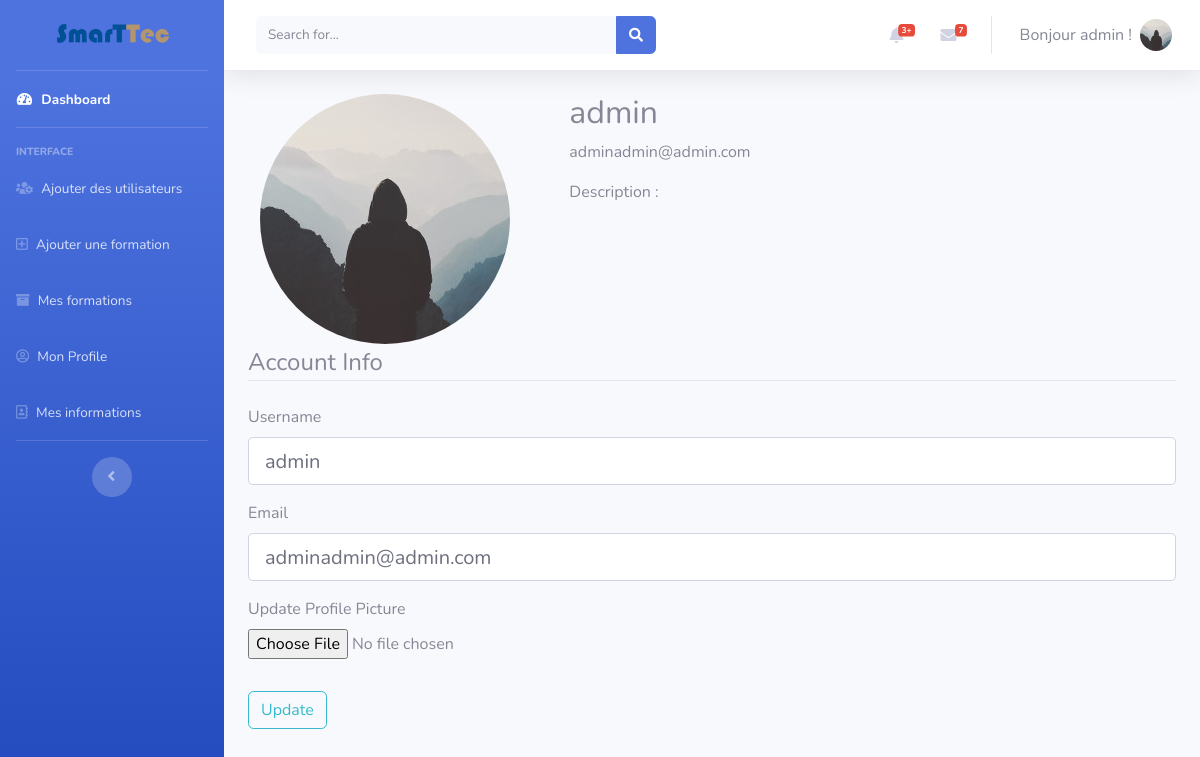
Page /account (signed in) on the committed database.
### flaskblog/models.py (models this page shows, shortened)
class User(db.Model, UserMixin):
    id = db.Column(db.Integer, primary_key=True)
    username = db.Column(db.String(20), unique=True, nullable=False)
    email = db.Column(db.String(120), unique=True, nullable=False)
    image_file = db.Column(db.String(20), nullable=False,
                           default='default.jpg')
    password = db.Column(db.String(60), nullable=False)
    acc_rights = db.Column(db.Integer, default=2)
    posts = db.relationship('Post', backref='author', lazy=True)
    subscriptions = db.relationship(
        'Subscription', backref='subscribed', lazy=True)

### flaskblog/users/routes.py (the view)
@ users.route("/account", methods=['GET', 'POST'])
@ login_required
def account():
    form = UpdateAccountForm()
    if form.validate_on_submit():
        if form.picture.data:
            picture_file = save_picture(form.picture.data)
            current_user.image_file = picture_file
        current_user.username = form.username.data
        current_user.email = form.email.data
        db.session.commit()
        flash('Your account has been updated!', 'success')
        return redirect(url_for('users.account'))
    elif request.method == 'GET':
        form.username.data = current_user.username
        form.email.data = current_user.email
    image_file = url_for(
        'static', filename='profile_pics/' + current_user.image_file)
    return render_template('account.html', title='Account',
                           image_file=image_file, form=form)

### flaskblog/users/forms.py (shortened to what this page needs)
class UpdateAccountForm(FlaskForm):
    username = StringField('Username',
                           validators=[DataRequired(), Length(max=20)])
    email = StringField('Email',
                        validators=[DataRequired(), Email()])
    picture = FileField('Update Profile Picture', validators=[
                        FileAllowed(['jpg', 'png'])])
    submit = SubmitField('Update')
    password = PasswordField('New Password')
    this_user = HiddenField('this_user')

### flaskblog/models.py (called while the page is built)
@login_manager.user_loader
def load_user(user_id):
    return User.query.get(int(user_id))

### flaskblog/templates/startbootstrap-sb-admin-2-gh-pages/account.html (shortened to what this page needs)
{% extends "base.html" %}
{% block content %}
<div id="wrapper">
    {% include 'Sidebar.html' %}
    <div id="content-wrapper" class="d-flex flex-column">
        <div id="content">
            {% include 'Topbar.html' %}
            <div class="container-fluid">
                <div class="content-section">
                    <div class="media">
                        <div class="col-4">
                            <img class="rounded-circle account-img" src="{{image_file }}">
                        </div>
                        <div class="media-body center col-8">
                            <h2 class="account-heading">{{ current_user.username }}</h2>
                            <p class="text-secondary">{{ current_user.email }}</p>
                            <p>Description : <br/></p>
                        </div>
                    </div>
                    <form method="POST" action="" enctype="multipart/form-data">
                        <fieldset class="form-group">
                            <legend class="border-bottom mb-4">Account Info</legend>
                            <div class="form-group">
                                {{ form.username.label(class="form-control-label") }}
                                {% if form.username.errors %}
                                    {{ form.username(class="form-control form-control-lg is-invalid") }}
                                    <div class="invalid-feedback">
                                        {% for error in form.username.errors %}
                                            <span>{{ error }}</span>
                                        {% endfor %}
                                    </div>
                                {% else %}
                                    {{ form.username(class="form-control form-control-lg") }}
                                {% endif %}
                            </div>
                            <div class="form-group">
                                {{ form.email.label(class="form-control-label") }}
                                {% if form.email.errors %}
                                    {{ form.email(class="form-control form-control-lg is-invalid") }}
                                    <div class="invalid-feedback">
                                        {% for error in form.email.errors %}
                                            <span>{{ error }}</span>
                                        {% endfor %}
                                    </div>
                                {% else %}
                                    {{ form.email(class="form-control form-control-lg") }}
                                {% endif %}
                            </div>
                            <div class="form-group">
                                {{ form.picture.label() }}
                                {{ form.picture(class="form-control-file") }}
                            </div>
                        </fieldset>
                        <div class="form-group">
                            {{ form.submit(class="btn btn-outline-info") }}
                        </div>
                    </form>
                </div>
            </div>
        </div>
    </div>
</div>
{% endblock %}

### flaskblog/templates/startbootstrap-sb-admin-2-gh-pages/Topbar.html (shortened to what this page needs)
<nav
  class="navbar navbar-expand navbar-light bg-white topbar mb-4 static-top shadow"
>
  <form
    class="d-none d-sm-inline-block form-inline mr-auto ml-md-3 my-2 my-md-0 mw-100 navbar-search"
  >
    <div class="input-group">
      <input
        type="text"
        class="form-control bg-light border-0 small"
        placeholder="Search for..."
        aria-label="Search"
        aria-describedby="basic-addon2"
      />
      <div class="input-group-append">
        <button class="btn btn-primary" type="button">
          <i class="fas fa-search fa-sm"></i>
        </button>
      </div>
    </div>
  </form>
  <ul class="navbar-nav ml-auto">
    {% if current_user.username %}
    <li class="nav-item dropdown no-arrow mx-1">
      <a
        class="nav-link dropdown-toggle"
        href="#"
        id="alertsDropdown"
        role="button"
        data-toggle="dropdown"
        aria-haspopup="true"
        aria-expanded="false"
      >
        <i class="fas fa-bell fa-fw"></i>
        <span class="badge badge-danger badge-counter">3+</span>
      </a>
    </li>
    <li class="nav-item dropdown no-arrow mx-1">
      <a
        class="nav-link dropdown-toggle"
        href="#"
        id="messagesDropdown"
        role="button"
        data-toggle="dropdown"
        aria-haspopup="true"
        aria-expanded="false"
      >
        <i class="fas fa-envelope fa-fw"></i>
        <span class="badge badge-danger badge-counter">7</span>
      </a>
    </li>
    <li class="nav-item dropdown no-arrow">
      <a
        class="nav-link dropdown-toggle"
        href="#"
        id="userDropdown"
        role="button"
        data-toggle="dropdown"
        aria-haspopup="true"
        aria-expanded="false"
      >
        <span class="mr-2 d-none d-lg-inline text-gray-600 large"
          >Bonjour {{current_user.username}} !</span
        >
        <img
          class="img-profile rounded-circle"
          src="{{url_for('static',filename='profile_pics/' +current_user.image_file)}}"
        />
      </a>
    </li>
    {%endif%}
  </ul>
</nav>

### flaskblog/static/css/extra.css (style rules this page uses)
:root { --input-padding-x: 1.5rem; --input-padding-y: 0.75rem; }

### rows in the picture
User: username "admin", image_file (placeholder picture), email "adminadmin@admin.com"
